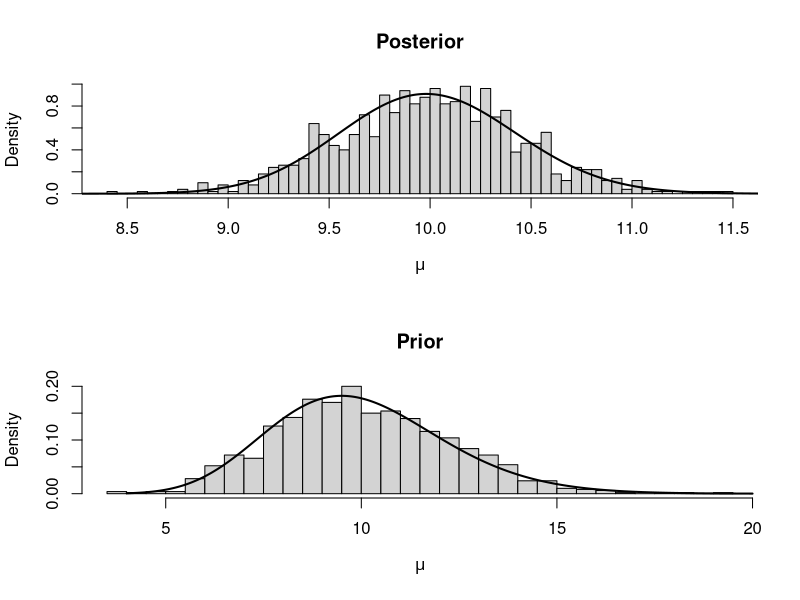
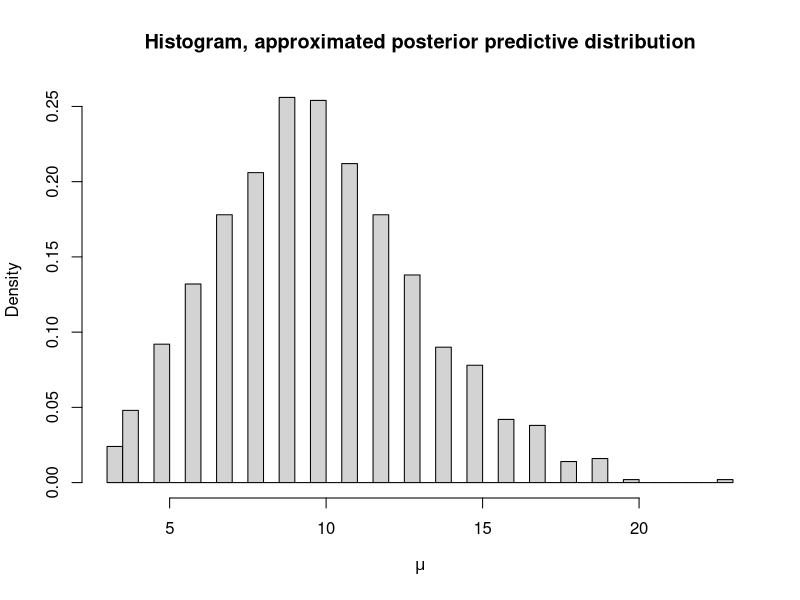

These charts were generated, in order, by the following R code:
## ---- chunk 1
knitr::opts_chunk$set(echo = TRUE)
## ---- chunk 2
## a) Draw 1000 samples from prior (Gamma) and 1000 samples from posterior (Gamma). Plot prior and posterior using
## both samples and their analytical expressions. 

n=50
x_mean=10
beta=2
nDraws=1000

# We know that posterior distribution is the Gamma(alpha+sum(data), beta+n). Mean for Gamma distrib is alpha/beta.
## If beta=2 then beta+n for posterior is 52. alpha/2=(alpha+500)/52 which yields 50*alpha=1000 and alpha=20
## Check: 20/2=10, (20+500)/52=10 OK!

alpha=20 # According to motivation above
post_draws=rgamma(nDraws, alpha+n*x_mean, beta+n)
prior_draws=rgamma(nDraws, alpha, beta)
gridWidth=0.01
muGrid_post=seq(7,12, gridWidth) # Range taken with inspiration from histogram
muGrid_prior=seq(4,20,gridWidth)
par(mfrow=c(2,1))
hist(post_draws, breaks=50, main="Posterior", xlab=expression(mu),
     freq=FALSE)
lines(muGrid_post, dgamma(muGrid_post, alpha+n*x_mean, beta+n), lwd=2, xlab=expression(mu))
hist(prior_draws, breaks=50, main="Prior", xlab=expression(mu),
     freq=FALSE)
lines(muGrid_prior, dgamma(muGrid_prior, alpha, beta), lwd=2, xlab=expression(mu))

## As seen in the plots the distributions resemble each other. 

## b) Simulate 1000 draws from predictive distribution of new observation and plot distribution.

par(mfrow=c(1,1))
x_pred=rpois(1000, lambda=post_draws)
hist(x_pred, breaks=50, main="Histogram, approximated posterior predictive distribution", xlab=expression(mu),
     freq=FALSE)

## c) Prob that x51=10 based on posterior predictive distribution

sum(x_pred==10)/nDraws

